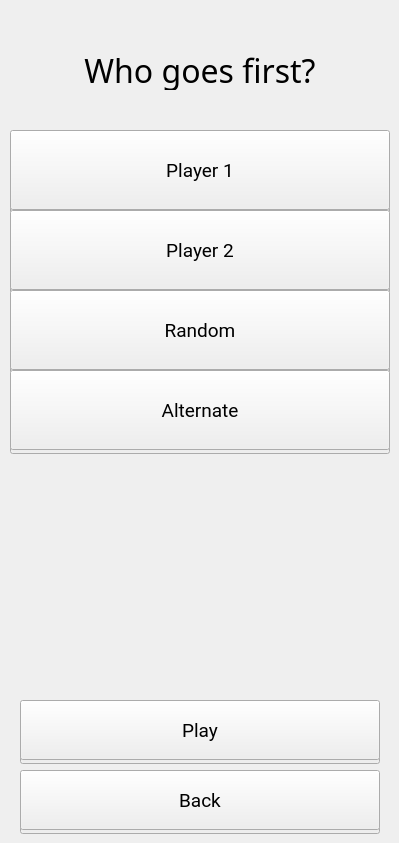
    <widget class="QWidget" name="goesFirstMenu">
     <widget class="QLabel" name="txtGoesFirst">
      <property name="geometry">
       <rect>
        <x>20</x>
        <y>50</y>
        <width>360</width>
        <height>40</height>
       </rect>
      </property>
      <property name="font">
       <font>
        <family>LEMON MILK</family>
        <pointsize>24</pointsize>
       </font>
      </property>
      <property name="text">
       <string>Who goes first?</string>
      </property>
      <property name="alignment">
       <set>Qt::AlignmentFlag::AlignCenter</set>
      </property>
     </widget>
     <widget class="QPushButton" name="buttonGoesFirstBack">
      <property name="geometry">
       <rect>
        <x>20</x>
        <y>770</y>
        <width>360</width>
        <height>60</height>
       </rect>
      </property>
      <property name="font">
       <font>
        <family>Roboto</family>
        <pointsize>14</pointsize>
       </font>
      </property>
      <property name="text">
       <string>Back</string>
      </property>
     </widget>
     <widget class="QPushButton" name="buttonGoesFirstBackShadow">
      <property name="geometry">
       <rect>
        <x>20</x>
        <y>774</y>
        <width>360</width>
        <height>60</height>
       </rect>
      </property>
      <property name="font">
       <font>
        <family>Roboto</family>
        <pointsize>14</pointsize>
       </font>
      </property>
      <property name="text">
       <string/>
      </property>
     </widget>
     <widget class="QPushButton" name="buttonPlay">
      <property name="geometry">
       <rect>
        <x>20</x>
        <y>700</y>
        <width>360</width>
        <height>60</height>
       </rect>
      </property>
      <property name="font">
       <font>
        <family>Roboto</family>
        <pointsize>14</pointsize>
       </font>
      </property>
      <property name="text">
       <string>Play</string>
      </property>
     </widget>
     <widget class="QPushButton" name="buttonPlayShadow">
      <property name="geometry">
       <rect>
        <x>20</x>
        <y>704</y>
        <width>360</width>
        <height>60</height>
       </rect>
      </property>
      <property name="font">
       <font>
        <family>Roboto</family>
        <pointsize>14</pointsize>
       </font>
      </property>
      <property name="text">
       <string/>
      </property>
     </widget>
     <widget class="QPushButton" name="buttonP1First">
      <property name="geometry">
       <rect>
        <x>10</x>
        <y>130</y>
        <width>380</width>
        <height>80</height>
       </rect>
      </property>
      <property name="font">
       <font>
        <family>Roboto</family>
        <pointsize>14</pointsize>
       </font>
      </property>
      <property name="text">
       <string>Player 1</string>
      </property>
     </widget>
     <widget class="QPushButton" name="buttonP2First">
      <property name="geometry">
       <rect>
        <x>10</x>
        <y>210</y>
        <width>380</width>
        <height>80</height>
       </rect>
      </property>
      <property name="font">
       <font>
        <family>Roboto</family>
        <pointsize>14</pointsize>
       </font>
      </property>
      <property name="text">
       <string>Player 2</string>
      </property>
     </widget>
     <widget class="QPushButton" name="buttonRandomFirst">
      <property name="geometry">
       <rect>
        <x>10</x>
        <y>290</y>
        <width>380</width>
        <height>80</height>
       </rect>
      </property>
      <property name="font">
       <font>
        <family>Roboto</family>
        <pointsize>14</pointsize>
       </font>
      </property>
      <property name="text">
       <string>Random</string>
      </property>
     </widget>
     <widget class="QPushButton" name="buttonAlternateFirst">
      <property name="geometry">
       <rect>
        <x>10</x>
        <y>370</y>
        <width>380</width>
        <height>80</height>
       </rect>
      </property>
      <property name="font">
       <font>
        <family>Roboto</family>
        <pointsize>14</pointsize>
       </font>
      </property>
      <property name="text">
       <string>Alternate</string>
      </property>
     </widget>
     <widget class="QPushButton" name="buttonP1FirstShadow">
      <property name="geometry">
       <rect>
        <x>10</x>
        <y>134</y>
        <width>380</width>
        <height>80</height>
       </rect>
      </property>
      <property name="font">
       <font>
        <family>Roboto</family>
        <pointsize>14</pointsize>
       </font>
      </property>
      <property name="text">
       <string/>
      </property>
     </widget>
     <widget class="QPushButton" name="buttonP2FirstShadow">
      <property name="geometry">
       <rect>
        <x>10</x>
        <y>214</y>
        <width>380</width>
        <height>80</height>
       </rect>
      </property>
      <property name="font">
       <font>
        <family>Roboto</family>
        <pointsize>14</pointsize>
       </font>
      </property>
      <property name="text">
       <string/>
      </property>
     </widget>
     <widget class="QPushButton" name="buttonRandomFirstShadow">
      <property name="geometry">
       <rect>
        <x>10</x>
        <y>294</y>
        <width>380</width>
        <height>80</height>
       </rect>
      </property>
      <property name="font">
       <font>
        <family>Roboto</family>
        <pointsize>14</pointsize>
       </font>
      </property>
      <property name="text">
       <string/>
      </property>
     </widget>
     <widget class="QPushButton" name="buttonAlternateFirstShadow">
      <property name="geometry">
       <rect>
        <x>10</x>
        <y>374</y>
        <width>380</width>
        <height>80</height>
       </rect>
      </property>
      <property name="font">
       <font>
        <family>Roboto</family>
        <pointsize>14</pointsize>
       </font>
      </property>
      <property name="text">
       <string/>
      </property>
     </widget>
     <zorder>txtGoesFirst</zorder>
     <zorder>buttonGoesFirstBackShadow</zorder>
     <zorder>buttonGoesFirstBack</zorder>
     <zorder>buttonPlayShadow</zorder>
     <zorder>buttonPlay</zorder>
     <zorder>buttonP1FirstShadow</zorder>
     <zorder>buttonP1First</zorder>
     <zorder>buttonP2FirstShadow</zorder>
     <zorder>buttonP2First</zorder>
     <zorder>buttonRandomFirstShadow</zorder>
     <zorder>buttonRandomFirst</zorder>
     <zorder>buttonAlternateFirstShadow</zorder>
     <zorder>buttonAlternateFirst</zorder>
    </widget>
